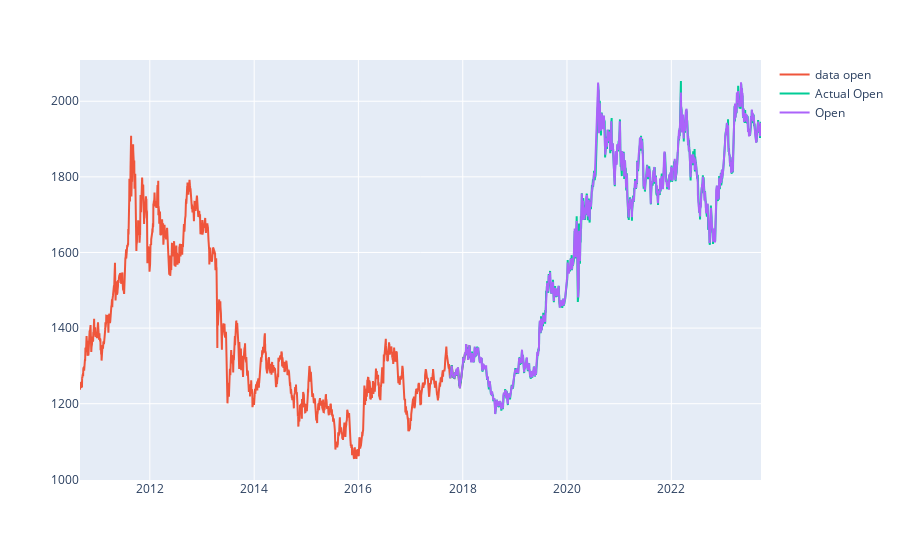
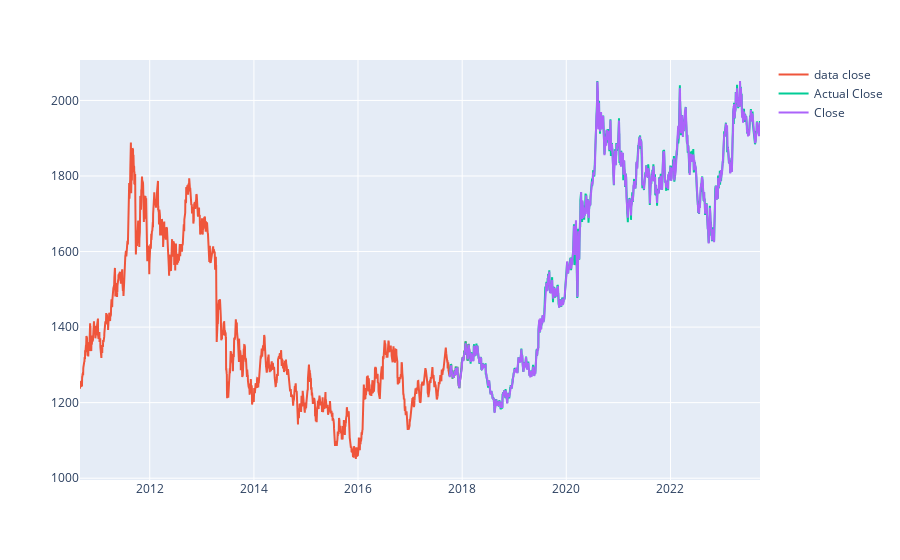

Here is the notebook cell these charts were saved with, in order:
### Code cell
# Create the plot
fig = px.line()
fig.add_scatter(x=df1.index, y=df1['open'], name='data open')
fig.add_scatter(x=df2.index, y=df2['open'], name='Actual Open')
fig.add_scatter(x=df2.index, y=predictions[:,0], name='Open')
fig.show()

# Create the plot
fig = px.line()
fig.add_scatter(x=df1.index, y=df1['close'], name='data close')
fig.add_scatter(x=df2.index, y=df2['close'], name='Actual Close')
fig.add_scatter(x=df2.index, y=predictions[:,1], name='Close')

fig.show()

### Figure 1 — Plotly figure (JSON) as saved in the notebook; plotly's stock layout.template omitted (floating-point values rounded to 4 significant figures; data arrays with more than 128 entries replaced by an {"elided": "..."} marker saying what was removed)
{"data": [{"hovertemplate": "<extra></extra>", "legendgroup": "", "line": {"color": "#636efa", "dash": "solid"}, "marker": {"symbol": "circle"}, "mode": "lines", "name": "", "orientation": "v", "showlegend": false, "type": "scatter", "xaxis": "x", "yaxis": "y"}, {"name": "data open", "type": "scatter", "x": {"elided": "1885 str values"}, "y": {"elided": "1885 float values"}}, {"name": "Actual Open", "type": "scatter", "x": {"elided": "1500 str values"}, "y": {"elided": "1500 float values"}}, {"name": "Open", "type": "scatter", "x": {"elided": "1500 str values"}, "y": {"elided": "1500 float values"}}], "layout": {"legend": {"tracegroupgap": 0}, "margin": {"t": 60}, "xaxis": {"anchor": "y", "domain": [0, 1]}, "yaxis": {"anchor": "x", "domain": [0, 1]}}}

### Figure 2 — Plotly figure (JSON) as saved in the notebook; plotly's stock layout.template omitted (floating-point values rounded to 4 significant figures; data arrays with more than 128 entries replaced by an {"elided": "..."} marker saying what was removed)
{"data": [{"hovertemplate": "<extra></extra>", "legendgroup": "", "line": {"color": "#636efa", "dash": "solid"}, "marker": {"symbol": "circle"}, "mode": "lines", "name": "", "orientation": "v", "showlegend": false, "type": "scatter", "xaxis": "x", "yaxis": "y"}, {"name": "data close", "type": "scatter", "x": {"elided": "1885 str values"}, "y": {"elided": "1885 float values"}}, {"name": "Actual Close", "type": "scatter", "x": {"elided": "1500 str values"}, "y": {"elided": "1500 float values"}}, {"name": "Close", "type": "scatter", "x": {"elided": "1500 str values"}, "y": {"elided": "1500 float values"}}], "layout": {"legend": {"tracegroupgap": 0}, "margin": {"t": 60}, "xaxis": {"anchor": "y", "domain": [0, 1]}, "yaxis": {"anchor": "x", "domain": [0, 1]}}}
